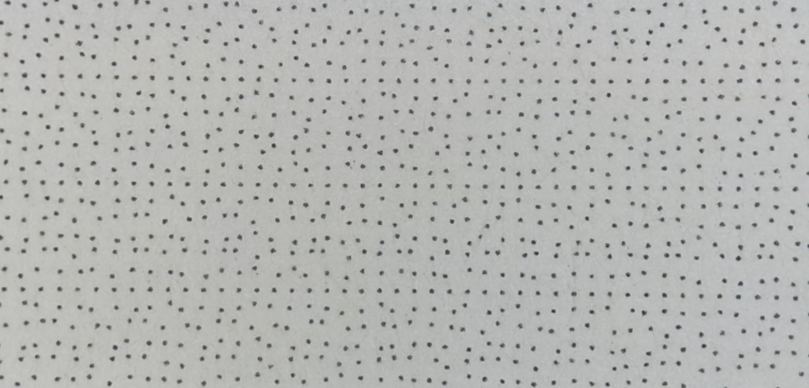
//> input picture Test/imgs/te.PNG, 1618 x 776 px (shown at 1/2 size)
$ ./LBS_main   (built with g++ and OpenCV 4)
//> lines starting //> are read from the running program, lines starting //| are printed output that depends on the picture; after the words box and inside, x2 and y2 are one past the last pixel; in counts of white or black regions, pixels touching at a corner belong together
#include <opencv2/opencv.hpp>
//#include <opencv2/highgui/highgui.hpp>
//#include <opencv2/imgproc/imgproc.hpp>

#include <iostream>
#include <chrono>
#include <format>

using namespace cv;
using namespace std;

struct Line {
    Point pt1, pt2;
};
void houghLinesCallback(int, void*);
void on_mouse(int event, int x, int y, int flags, void* userdata);

int rho_slider = 32;
int theta_slider = 180;
int threshold_slider = 104;
int CP_x = -1;
int CP_y = -1;

Mat img;
Mat edges;

vector<Line> linePoints;
vector<vector<Line>> clusters;

int main() {
    string PATH = "imgs/te.png";
    img = imread(PATH);
//> img is the input picture: 776 rows x 1618 cols, CV_8UC3; mean B, G, R 179.3, 181.7, 180.5
    double rsizeNum = 0.7;
    resize(img, img, {}, rsizeNum, rsizeNum);
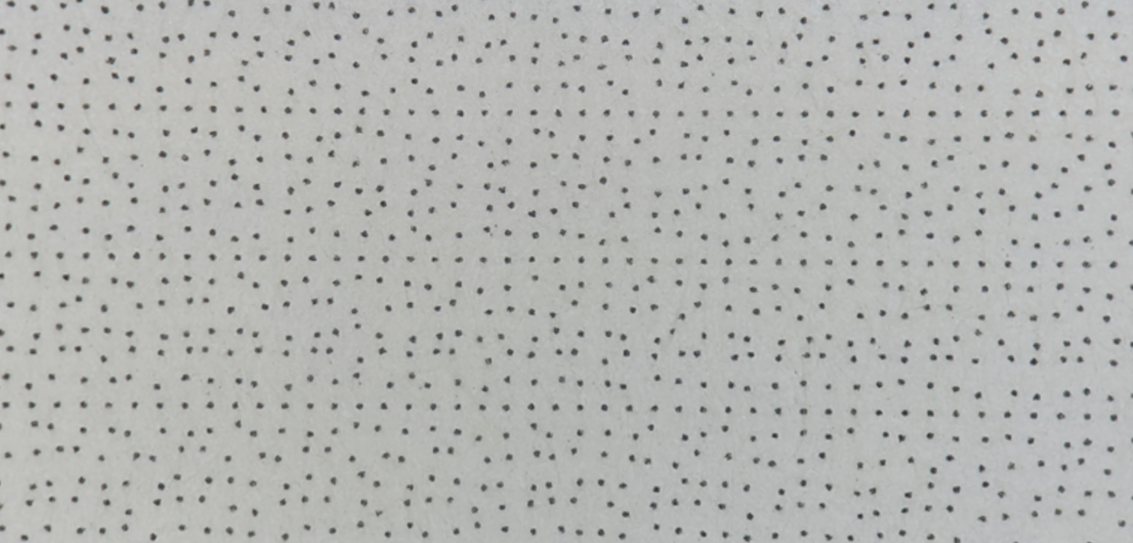
//> img: 543 rows x 1133 cols, CV_8UC3; mean B, G, R 179.2, 181.6, 180.4

    Mat gray;
    cvtColor(img, gray, COLOR_BGR2GRAY);
    cv::GaussianBlur(gray, gray, cv::Size(7, 7), 0);
    cv::threshold(gray, gray, 0, 255, cv::THRESH_BINARY | cv::THRESH_OTSU);
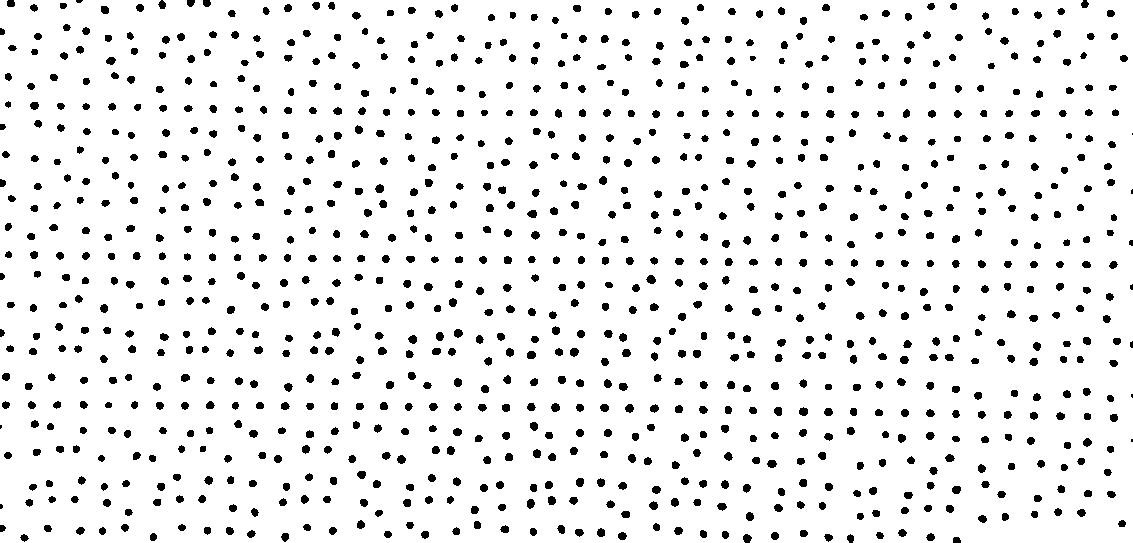
//> gray: 543 rows x 1133 cols, CV_8UC1; 92.5% white; 990 black regions (9 under 20 px), largest, box (x1, y1, x2, y2) and area: (646, 275, 656, 284) 65, (570, 348, 579, 357) 63, (551, 403, 560, 412) 63
    Canny(gray, edges, 0, 0);
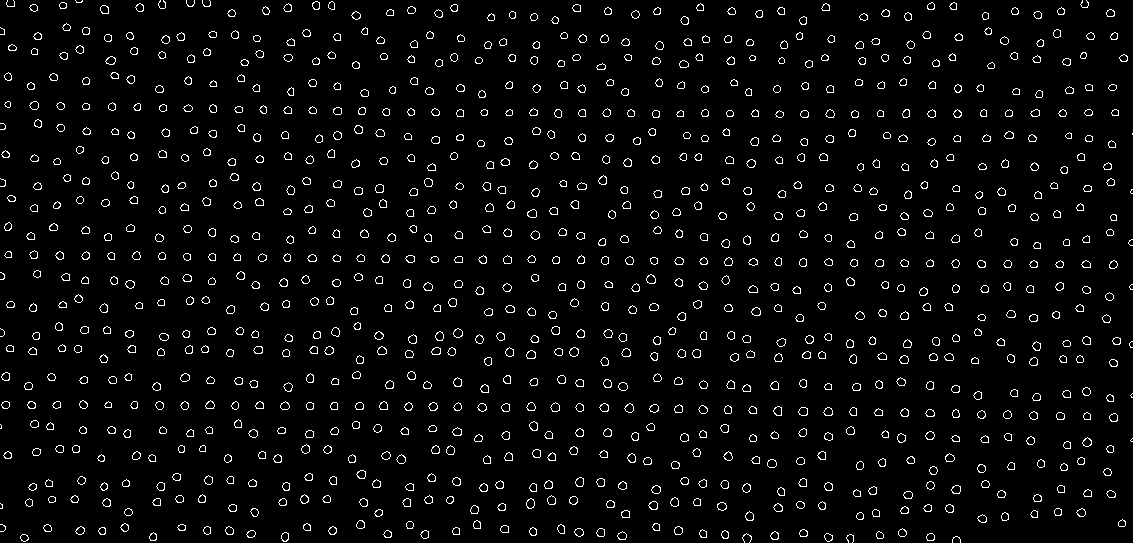
//> edges: 543 rows x 1133 cols, CV_8UC1; 3.9% white in thin lines or dots
    namedWindow("Hough Lines");
    imshow("Hough Lines", img);


    // 트랙바
    createTrackbar("Rho * 10", "Hough Lines", &rho_slider, 100, houghLinesCallback);
    createTrackbar("Theta", "Hough Lines", &theta_slider, 360, houghLinesCallback);
    createTrackbar("Threshold", "Hough Lines", &threshold_slider, 500, houghLinesCallback);

    waitKey(0);
    return 0;
}

void houghLinesCallback(int, void*) {
    //auto start = std::chrono::high_resolution_clock::now();
    double rho = static_cast<double>(rho_slider) / 10.0;
    vector<Vec2f> lines;

    cv::HoughLines(edges, lines, rho, CV_PI / (theta_slider), threshold_slider);
//> lines = 3350 lines (rho, theta), first 12: [400, 1.59], [249.6, 1.59], [406.4, 1.57], [262.4, 1.57], [342.4, 1.59], [102.4, 1.59], [134.4, 1.57], [86.4, 1.57], [38.4, 1.57], [374.4, 1.59], [275.2, 1.59], [326.4, 1.59]
    //cv::HoughLinesP(edges, lines, rho, CV_PI / (theta_slider), threshold_slider,550,30);

    Mat result = img.clone();

    linePoints.clear();
    clusters.clear();

    for (size_t i = 0; i < lines.size(); ++i) {
        float rho = lines[i][0], theta = lines[i][1];
        Point pt1, pt2;
        double a = cos(theta), b = sin(theta);
        double x0 = a * rho, y0 = b * rho;
        pt1.x = cvRound(x0 + 10 * (-b));
        pt1.y = cvRound(y0 + 10 * (a));
        pt2.x = cvRound(x0 - 1000 * (-b));
        pt2.y = cvRound(y0 - 1000 * (a));

        linePoints.push_back({ pt1, pt2 });
    }
//> this loop made 3350 passes
//> (rho, theta, a, b, x0, y0) on passes 1 to 3: (400, 1.59, -0.0175, 1, -6.98, 399.9), (249.6, 1.59, -0.0175, 1, -4.36, 249.6), (406.4, 1.57, -4.37e-08, 1, -1.78e-05, 406.4)
//> after the loop, linePoints = 3350 items

    for (const auto& line : linePoints) {
        bool foundCluster = false;
        for (auto& cluster : clusters) {
            const auto& representative = cluster.front();
            if (abs(representative.pt1.x - line.pt1.x) < 10 && abs(representative.pt1.y - line.pt1.y) < 10 &&
                abs(representative.pt2.x - line.pt2.x) < 10 && abs(representative.pt2.y - line.pt2.y) < 10) {
                cluster.push_back(line);
                foundCluster = true;
                break;
            }
        }

        if (!foundCluster) {
            clusters.push_back({ line });
        }
    }
//> this loop made 3350 passes
//> after the loop, clusters = 2642 items


    //cluster line draw
    for (auto& cluster : clusters) {
        int max_overlap = 0;
        Line representative;
        for (const auto& line1 : cluster) {
            int overlap = 0;
            for (const auto& line2 : cluster) {
                if (abs(line1.pt1.x - line2.pt1.x) < 10 && abs(line1.pt1.y - line2.pt1.y) < 10 &&
                    abs(line1.pt2.x - line2.pt2.x) < 10 && abs(line1.pt2.y - line2.pt2.y) < 10) {
                    ++overlap;
                }
            }
            if (overlap > max_overlap) {
                max_overlap = overlap;
                representative = line1;
            }
        }
        cluster = { representative };

        line(result, representative.pt1, representative.pt2, Scalar(0, 255, 0), 2, LINE_AA);
    }
//> this loop made 2642 passes
//> (max_overlap, representative.pt1, representative.pt2) on passes 2 to 4: (1, Point(-14, 249), Point(995, 267)), (1, Point(-10, 406), Point(1000, 406)), (1, Point(-10, 262), Point(1000, 262))
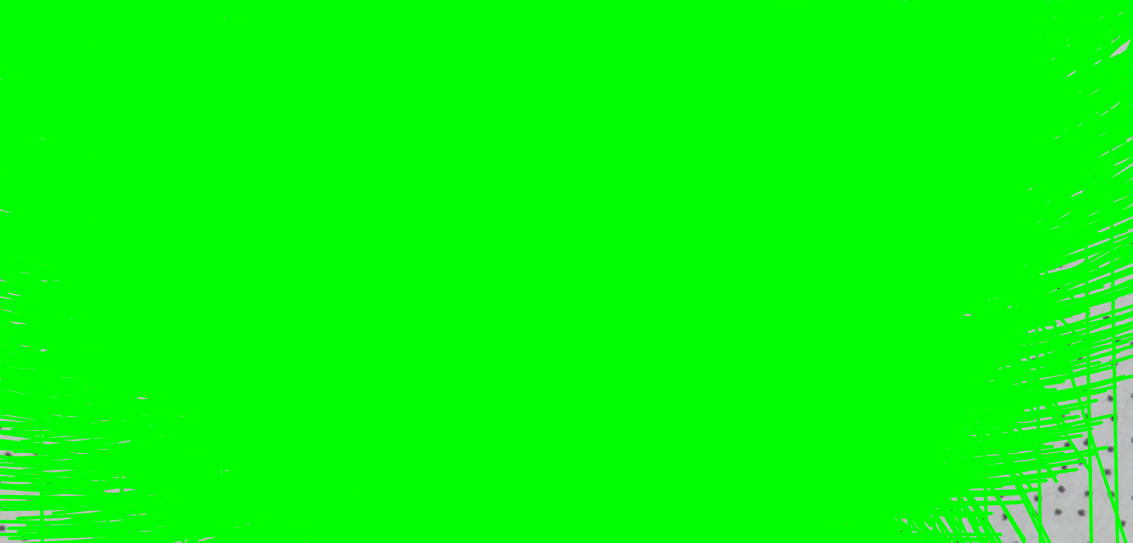
//> result: 543 rows x 1133 cols, CV_8UC3; mean B, G, R 5.6, 252.9, 5.5

    cv::setMouseCallback("Hough Lines", on_mouse);

    //auto end = std::chrono::high_resolution_clock::now();
    //std::chrono::duration<double> elapsed = end - start;
    //std::cout << "time = " << elapsed.count() << "second\n";

    imshow("Hough Lines", result);
}

// [5 lines left out: function distanceFromPointToLine, not called in this run]

float EQua(const float& m, const float& Base_x, const float& Base_y, const float& x) {
    return m * (x - Base_x) + Base_y;
}
// [243 lines left out: function on_mouse, not called in this run]

$ run again, with Test/imgs/dot45.png copied over Test/imgs/te.PNG
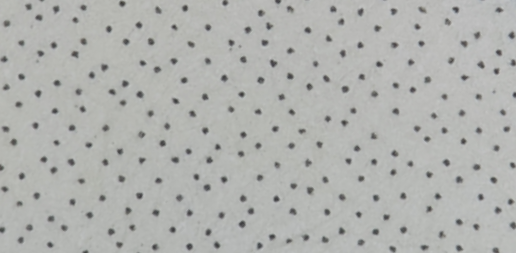
//> input picture Test/imgs/dot45.png, 516 x 253 px
//> img is the input picture: 253 rows x 516 cols, CV_8UC3; mean B, G, R 175.5, 178.4, 177
//> img: 177 rows x 361 cols, CV_8UC3
//> `cv::threshold(gray, gray, 0, 255, cv::THRESH_BINARY | cv::THRESH_OTSU);`:
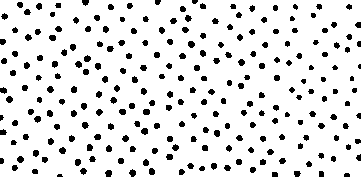
//> gray: 177 rows x 361 cols, CV_8UC1; 89.4% white; 233 black regions (4 under 20 px), largest, box (x1, y1, x2, y2) and area: (105, 170, 112, 177) 40, (188, 41, 195, 48) 39, (141, 128, 148, 135) 39
//> edges: 177 rows x 361 cols, CV_8UC1; 6.8% white in thin lines or dots
//> lines = 105 lines (rho, theta), first 12: [-73.6, 2.36], [118.4, 1.48], [6.4, 1.57], [249.6, 0.79], [115.2, 1.5], [153.6, 1.24], [160, 1.2], [147.2, 0.79], [-76.8, 2.37], [60.8, 1.66], [121.6, 1.2], [54.4, 1.48]
//> the loop in houghLinesCallback, `for (size_t i = 0; i < lines.size(); ++i)` made 105 passes
//> (rho, theta, a, b, x0, y0) on passes 1 to 8: (-73.6, 2.36, -0.707, 0.707, 52.04, -52.04), (118.4, 1.48, 0.0872, 0.996, 10.32, 117.9), (6.4, 1.57, -4.37e-08, 1, -2.8e-07, 6.4), (249.6, 0.785, 0.707, 0.707, 176.5, 176.5), (115.2, 1.5, 0.0698, 0.998, 8.04, 114.9), (153.6, 1.24, 0.326, 0.946, 50.01, 145.2), (160, 1.2, 0.358, 0.934, 57.34, 149.4), (147.2, 0.785, 0.707, 0.707, 104.1, 104.1)
//> after the loop in houghLinesCallback, `for (size_t i = 0; i < lines.size(); ++i)`: linePoints = 105 items
//> the loop in houghLinesCallback, `for (const auto& line : linePoints)` made 105 passes
//> after the loop in houghLinesCallback, `for (const auto& line : linePoints)`: clusters = 103 items
//> the loop in houghLinesCallback, `for (auto& cluster : clusters)` made 103 passes
//> (max_overlap, representative.pt1, representative.pt2) on passes 2 to 9: (1, Point(0, 119), Point(1007, 31)), (1, Point(-10, 6), Point(1000, 6)), (1, Point(169, 184), Point(884, -531)), (1, Point(-2, 116), Point(1006, 45)), (1, Point(41, 148), Point(996, -180)), (1, Point(48, 153), Point(991, -209)), (1, Point(97, 111), Point(811, -603)), (1, Point(48, -61), Point(750, 666))
//> after the loop in houghLinesCallback, `for (auto& cluster : clusters)`:
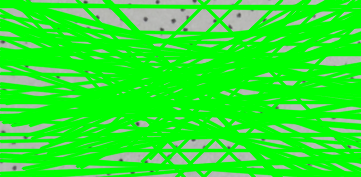
//> result: 177 rows x 361 cols, CV_8UC3; mean B, G, R 41, 238, 41.4

$ run again, with Test/imgs/dot_15.png copied over Test/imgs/te.PNG
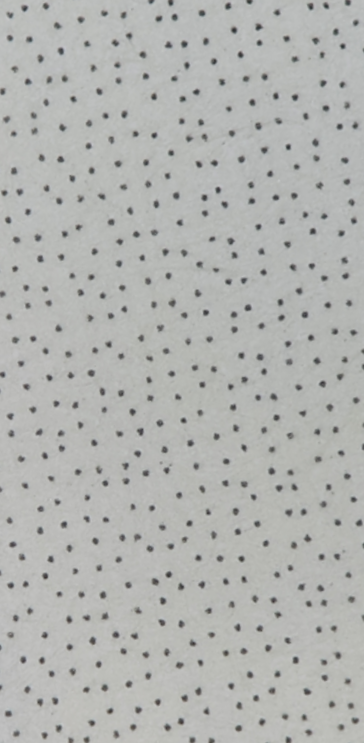
//> input picture Test/imgs/dot_15.png, 364 x 743 px
//> img is the input picture: 743 rows x 364 cols, CV_8UC3; mean B, G, R 177.1, 179.7, 178.4
//> img: 520 rows x 255 cols, CV_8UC3
//> `cv::threshold(gray, gray, 0, 255, cv::THRESH_BINARY | cv::THRESH_OTSU);`:
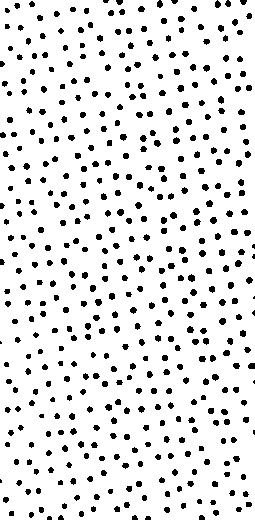
//> gray: 520 rows x 255 cols, CV_8UC1; 89.7% white; 470 black regions (11 under 20 px), largest, box (x1, y1, x2, y2) and area: (188, 274, 195, 282) 42, (179, 247, 186, 254) 40, (117, 209, 124, 216) 39
//> edges: 520 rows x 255 cols, CV_8UC1; 6.7% white in thin lines or dots
//> lines = 822 lines (rho, theta), first 12: [-48, 2.88], [-54.4, 2.9], [-112, 2.88], [-105.6, 2.9], [-118.4, 2.9], [-32, 2.88], [-86.4, 2.9], [-70.4, 2.9], [-99.2, 2.88], [-19.2, 2.9], [-150.4, 2.88], [-64, 2.88]
//> the loop in houghLinesCallback, `for (size_t i = 0; i < lines.size(); ++i)` made 822 passes
//> (rho, theta, a, b, x0, y0) on passes 1 to 3: (-48, 2.88, -0.966, 0.259, 46.36, -12.42), (-54.4, 2.9, -0.97, 0.242, 52.78, -13.16), (-112, 2.88, -0.966, 0.259, 108.2, -28.99)
//> after the loop in houghLinesCallback, `for (size_t i = 0; i < lines.size(); ++i)`: linePoints = 822 items
//> the loop in houghLinesCallback, `for (const auto& line : linePoints)` made 822 passes
//> after the loop in houghLinesCallback, `for (const auto& line : linePoints)`: clusters = 687 items
//> the loop in houghLinesCallback, `for (auto& cluster : clusters)` made 687 passes
//> (max_overlap, representative.pt1, representative.pt2) on passes 2 to 4: (1, Point(50, -23), Point(295, 957)), (1, Point(106, -39), Point(367, 937)), (1, Point(100, -35), Point(344, 945))
//> after the loop in houghLinesCallback, `for (auto& cluster : clusters)`:
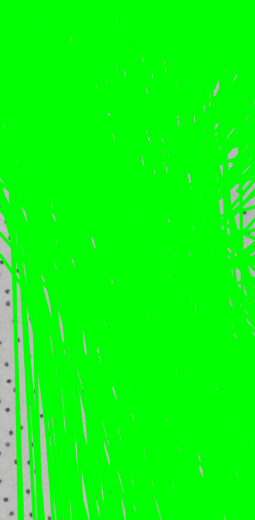
//> result: 520 rows x 255 cols, CV_8UC3; mean B, G, R 12.9, 249.9, 13
